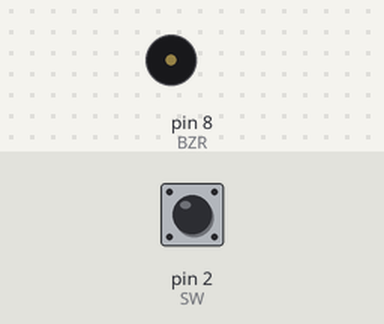
Recording of a sketch running on a simulated Arduino Uno, built with avr-gcc and run on an emulated ATmega328P. On the bench: buzzer (waves = sounding). Inputs (shaded band) come from the test bench; at power-on: pin 2 (SW) HIGH.

Above: at 1.2 s.
1.3 s: pin 2 (SW) pulled LOW for 0.15 s
At 1.42 s:
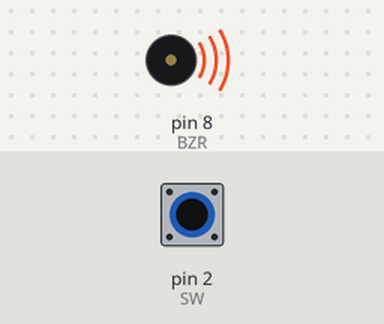
4.3 s: pin 2 (SW) pulled LOW for 1 s
7.3 s: pin 2 (SW) pulled LOW for 3.2 s
Timing chart, 0 to 13.1 s (numbered marks = the images above; inputs shaded):
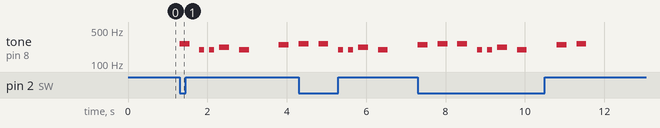

Measured:
- after the input at 1.3 s, tone on pin 8 (BZR): plays 262 Hz for 0.25 s, 196 Hz for 0.13 s, 196 Hz for 0.13 s, 220 Hz for 0.25 s, 196 Hz for 0.25 s, 247 Hz for 0.25 s, starting at once

The sketch:

62-buzzer_switch.ino
```cpp
// buzzer plays if switch is pressed

const int SW = 2;
const int BZR = 8;

int buttonState = 0;

#define NOTE_C4  262
#define NOTE_G3  196
#define NOTE_A3  220
#define NOTE_B3  247
#define NOTE_C4  262

void buzzer() {
  int melody[] = {
    NOTE_C4, NOTE_G3, NOTE_G3, NOTE_A3, NOTE_G3, 0, NOTE_B3, NOTE_C4
  };
  int noteDurations[] = {4, 8, 8, 4, 4, 4, 4, 4};
  for (int thisNote = 0; thisNote < 8; thisNote++) {
    int noteDuration = 1000 / noteDurations[thisNote];
    tone(BZR, melody[thisNote], noteDuration);
    int pauseBetweenNotes = noteDuration * 2.0;
    delay(pauseBetweenNotes);
    noTone(BZR);
  }
}

void setup() {
  pinMode(SW, INPUT_PULLUP);
  pinMode(BZR, OUTPUT);
}

void loop() {
  buttonState = digitalRead(SW);
  if (buttonState == HIGH) {
    // do nothing
  }
  else {
    buzzer();
  }
}
```
